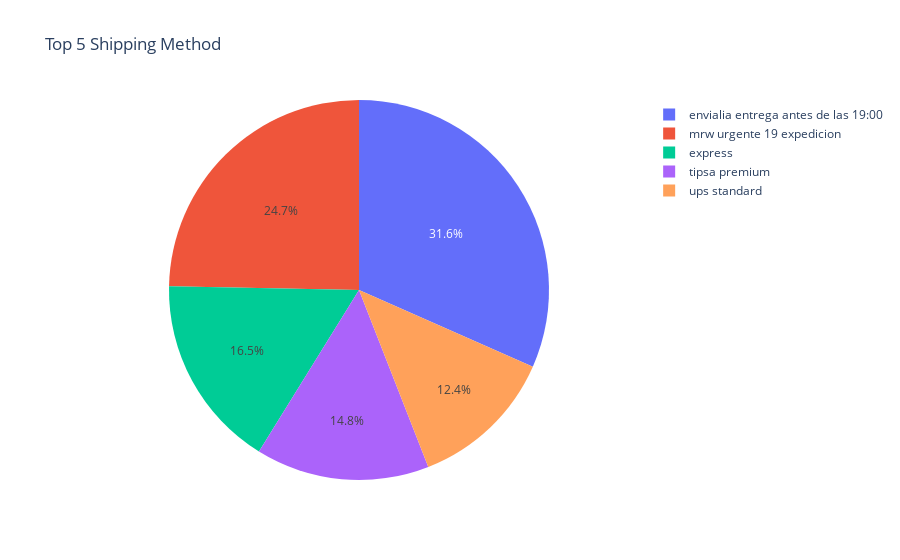

The notebook cell saved with this chart:
### Markdown cell above
## Top 5 Shipping Method

### Code cell
Shippingmethod = shipments_data["method"].value_counts().nlargest(5)
labels = (np.array(Shippingmethod.index))
sizes = (np.array((Shippingmethod / Shippingmethod.sum())*100))

trace = go.Pie(labels=labels, values=sizes)
layout = go.Layout(title="Top 5 Shipping Method")
dat = [trace]
fig = go.Figure(data=dat, layout=layout)
py.iplot(fig, filename="method")

### Figure 1 — Plotly figure (JSON) as saved in the notebook; plotly's stock layout.template omitted (floating-point values rounded to 4 significant figures)
{"data": [{"labels": ["envialia entrega antes de las 19:00", "mrw urgente 19 expedicion", "express", "tipsa premium", "ups standard"], "type": "pie", "values": [31.61, 24.69, 16.49, 14.77, 12.44]}], "layout": {"autosize": true, "title": {"text": "Top 5 Shipping Method"}}}
